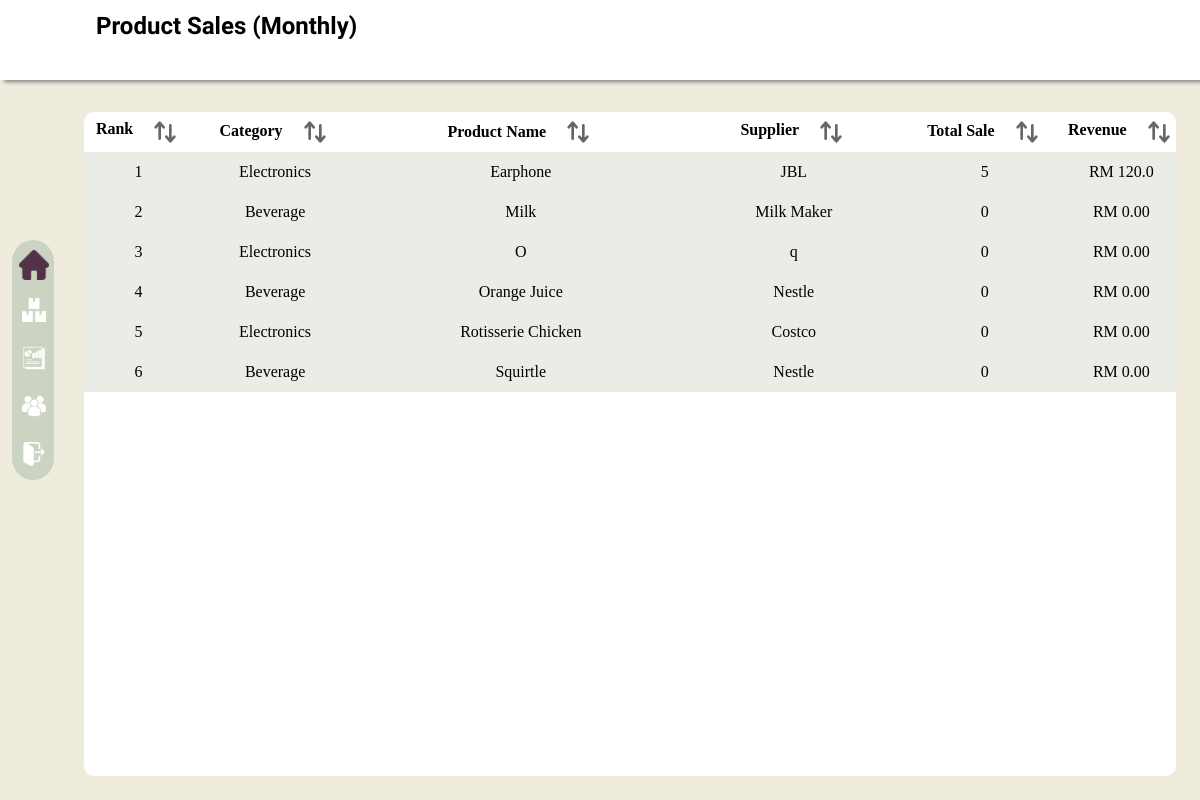
The app's page /report/best-product with its own data.
### inventory/models.py (models this page shows, shortened)
class Product(models.Model):
    name = models.CharField(max_length=100, verbose_name='Name')
    quantity = models.IntegerField(verbose_name='Quantity')
    image = models.ImageField(upload_to='products/',default='/media/products/20240322_200331.jpg')
    qr_code = models.ImageField(upload_to='qr/')
    supplier = models.CharField(max_length=100)
    category = models.ForeignKey(Category, on_delete=models.CASCADE)
    price = models.FloatField()
    alert_threshold = models.IntegerField()
    timeStamp = models.DateTimeField(auto_now_add=True)

### reports/views.py (the view, shortened to what this page needs)
# urls.py: path('best-product', views.viewMoreBestProduct, name="bestProduct")
def viewMoreBestProduct(request):
    template = loader.get_template('reports/partials/product_detail.html')
    product_name = request.GET.get("chosen")
    month_name = request.GET.get("prev-month")
    filter_data = request.GET.get("sort_by")
    order = request.GET.get("order")
    chosen_product = None
    all_monthly_sales = []
    product_holder = None
    chosen_month_sale = 0
    print("filter by: ",filter_data)
    print("ordered: ",order)
    today = datetime.now()
    this_month = today.strftime('%b')
    chosen_month = today.month - 1
    all_prev_month = []
    for i in range(1,today.month):
        all_prev_month.append(datetime(today.year,i,1).strftime("%b"))
    all_products = Product.objects.values(
        'name',
        'image',
        'supplier',
        'category__name',
        ).order_by('name')
    top_product_data = CartItem.objects.filter(cart_id__timeStamp__month = today.month).values(
        'product__category__name',
        'product__name',
        'product__supplier',
        'product__image'
    ).annotate(quantity=Sum('quantity')).annotate(revenue=Sum('total_cost')).order_by('-quantity')
    i = 0
    new_product_data = []
    for product in top_product_data:
        i+=1
        new_product = [str(i), product['product__category__name'], product['product__name'],product['product__supplier'], product['quantity'], product['revenue'], f"{settings.MEDIA_URL}{product['product__image']}"]
        new_product_data.append(new_product)
    new_product_list = []
    for product in all_products:
        for data in top_product_data:
            if product['name'] == data['product__name']:
                new_product_list.append(product['name'])
    for product in all_products:
        if product['name'] not in new_product_list:
            i+=1
            new_product_data.append([str(i), product['category__name'], product['name'],product['supplier'], 0, "0.00", f"{settings.MEDIA_URL}{product['image']}"])
    context = {
        'product_rank': new_product_data,
        'this_month': this_month,
        'all_prev_month': all_prev_month,
        'chosen_product': chosen_product,
        'chosen_month_sale': chosen_month_sale,
        'product_holder': product_holder,
        'all_monthly_sales' : all_monthly_sales,
        'sort_by': filter_data,
        'order': order,
    }
    if request.headers.get('X-Requested-With') == 'XMLHttpRequest':
        return JsonResponse({'chosen_month_sale':chosen_month_sale})
    return HttpResponse(template.render(context,request))

### reports/templates/reports/partials/product_detail.html (shortened to what this page needs)
{% extends "reports/best_selling.html" %}
{% load static %}
{% block detail %}
    <link rel ="stylesheet" href="{% static 'css/product_detail.css' %}">
    <link rel="stylesheet" href="https://unpkg.com/charts.css/dist/charts.min.css">
{% endblock detail %}

### reports/templates/reports/best_selling.html (shortened to what this page needs)
{% extends "reports/navigation.html" %}
{% block dashboard %}
{% load static %}
    <link rel = "stylesheet" href="{% static 'css/best_selling.css' %}">
    <head>
        <div id="dashboard">
            <h1>Product Sales (Monthly)</h1>
        </div>
    </head>
    <body>
        <div id="main-content">
            <table class="products">
                <thead class="products">
                    <tr>
                        <th class="products" style="width:10%;"
                        onclick="window.location.href='?sort_by=rank&order={% if sort_by == 'rank' and order == 'asc' %}desc{% else %}asc{% endif %}{% if chosen %}&chosen={{ chosen }}{% endif %}';" style='cursor: pointer;'>
                            <div class='header-container'>
                                <p class="header-text"> Rank </p>
                                <img src="{% static "images/up-and-down-arrow.png" %}" alt="" class="filter">
                            </div>
                        </th>
                        <th class="products" style="width:15%;" onclick="window.location.href='?sort_by=category&order={% if sort_by == 'category' and order == 'asc' %}desc{% else %}asc{% endif %}{% if chosen %}&chosen={{ chosen }}{% endif %}';" style='cursor: pointer;'>
                            <div class='header-container'>
                                <p class="header-text"> Category </p>
                                <img src="{% static "images/up-and-down-arrow.png" %}" alt="" class="filter">
                            </div>
                        </th>
                        <th class="products" style="width:30%;" onclick="window.location.href='?sort_by=name&order={% if sort_by == 'name' and order == 'asc' %}desc{% else %}asc{% endif %}{% if chosen %}&chosen={{ chosen }}{% endif %}';" style='cursor: pointer;'>
                            <div class='header-container'>
                                <p class="header-text"> Product Name </p>
                                <img src="{% static "images/up-and-down-arrow.png" %}" alt="" class="filter">
                            </div>
                        </th>
                        <th class="products" style="width:20%;" onclick="window.location.href='?sort_by=supplier&order={% if sort_by == 'supplier' and order == 'asc' %}desc{% else %}asc{% endif %}{% if chosen %}&chosen={{ chosen }}{% endif %}';" style='cursor: pointer;'>
                            <div class='header-container'>
                                <p class="header-text"> Supplier </p>
                                <img src="{% static "images/up-and-down-arrow.png" %}" alt="" class="filter">
                            </div>
                        </th>
                        <th class="products" style="width:15%;" onclick="window.location.href='?sort_by=sale&order={% if sort_by == 'sale' and order == 'asc' %}desc{% else %}asc{% endif %}{% if chosen %}&chosen={{ chosen }}{% endif %}';" style='cursor: pointer;'>
                            <div class='header-container'>
                                <p class="header-text"> Total Sale </p>
                                <img src="{% static "images/up-and-down-arrow.png" %}" alt="" class="filter">
                            </div>
                        </th>
                        <th class="products" style="width:10%;" onclick="window.location.href='?sort_by=revenue&order={% if sort_by == 'revenue' and order == 'asc' %}desc{% else %}asc{% endif %}{% if chosen %}&chosen={{ chosen }}{% endif %}';" style='cursor: pointer;'>
                            <div class='header-container'>
                                <p class="header-text"> Revenue </p>
                                <img src="{% static "images/up-and-down-arrow.png" %}" alt="" class="filter">
                            </div>
                        </th>
                    </tr>
                </thead>
                <tbody class="products">
                    {% if product_rank %}
                        {% for product in product_rank %}
                            <tr class="products data" onclick="window.location.href='?chosen={{product.2}}';" style='cursor: pointer;'>
                                <td>{{ product.0 }}</td>
                                <td>{{ product.1 }}</td>
                                <td>{{ product.2 }}</td>
                                <td>{{ product.3 }}</td>
                                <td>{{ product.4 }}</td>
                                <td>RM {{ product.5 }}</td>
                            </tr>
                        {% endfor %}
                    {% endif %}
                    <tr></tr>
                </tbody>
            </table>
        </div>
    </body>
    {% block detail %}{% endblock detail %}
{% endblock dashboard %}

### static/css/manager/navigation.css (style rules this page uses)
p { margin: 0; top: -1.5em; left: 6.5em; position: relative; }

### reports/static/css/best_selling.css (style rules this page uses)
body, html { font-size: 1vw; margin: 0; background-color: #F0ECDD; }
h1 { margin-block-start: 0; padding-top: 1%; padding-left: 8%; }
#dashboard { font-family: "Sansation", sans-serif; font-weight: 400; font-style: normal; width: 100%; height: 10vh; margin-block-start: 0%; margin-left: auto; margin-right: auto; position: fixed; z-index: 2; top: 0; background-color: white; box-shadow: 4px 2px 4px gray; }
#main-content { position: relative; left: 7%; top: 14vh; width: 91%; height: 83vh; background-color: #FFF; border-radius: 10px; overflow-y: scroll; }
.filter { width: 2em; height: 2em; padding-left: 1em; opacity: 0.6; }
table.products { width: 100%; height: 100%; text-align: center; border-collapse: collapse; }
thead.products { height: 2.5em; box-shadow: 0px 2px 4px 0px rgba(222, 218, 203, 0.8); }
th.products { align-items: center; justify-self: center; justify-items: center; }
.header-container { margin: 0; padding: 0; display: flex; }
.header-text { position: static; margin-top: 5%; }
tbody.products { vertical-align: top; }
tr.products { background-color: #eaede6; vertical-align: middle; height: 2.5em; }

### records on screen
Product: category "1", product "Electronics", name "Earphone", supplier "JBL", alert_threshold "5", product "120.0"
Product: product "2", product "Beverage", name "Milk", supplier "Milk Maker", product "0", product "0.00"
Product: product "5", product "Electronics", name "Rotisserie Chicken", supplier "Costco", product "0", product "0.00"
Product: product "6", product "Beverage", name "Squirtle", supplier "Nestle", quantity "0", quantity "0.00"

### other values on screen
{{ product.0 }} "3" "4"
{{ product.1 }} "Electronics" "Beverage"
{{ product.2 }} "O" "Orange Juice"
{{ product.3 }} "q" "Nestle"
{{ product.4 }} "0" "0"
{{ product.5 }} "0.00" "0.00"
